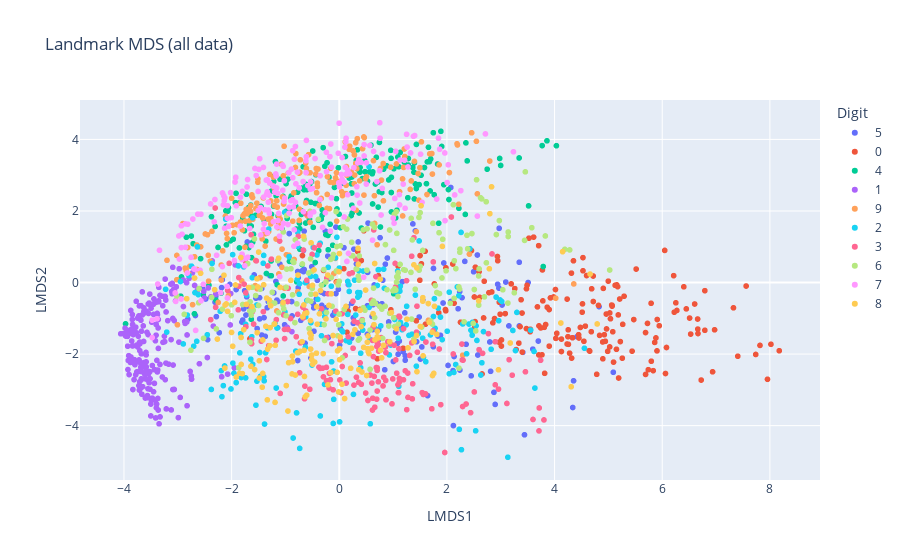
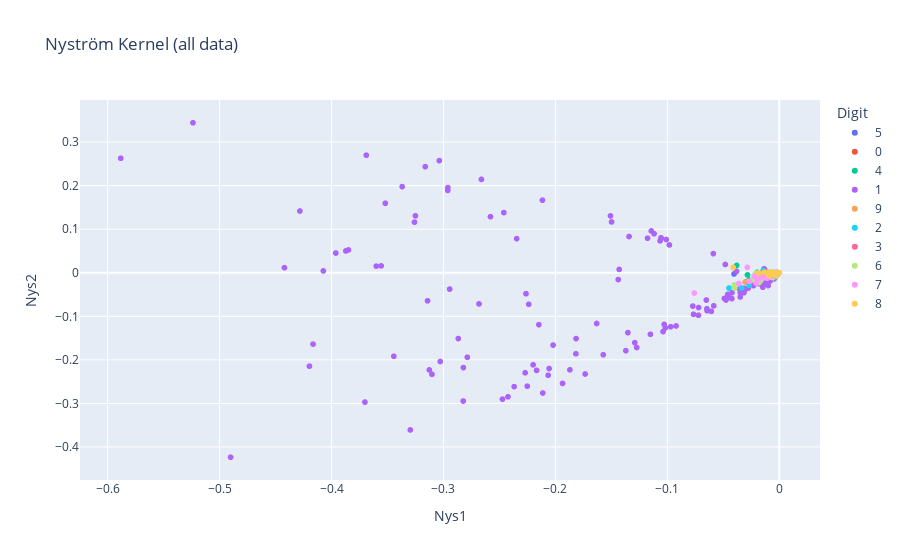
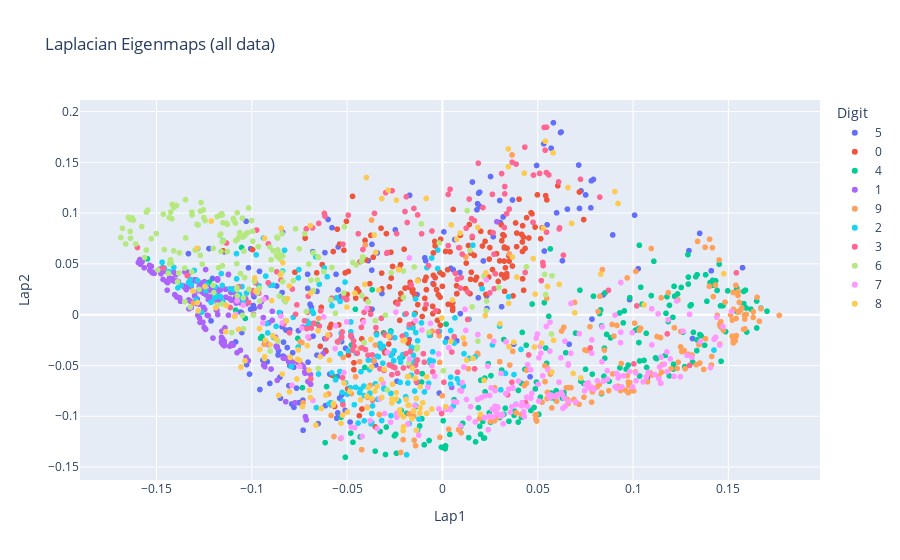

Notebook code cell kept with these figures, in order:
### Code cell
# exec
# random
landmark_idx = np.random.choice(X.shape[0], 100, replace=False)
X_nonlandmarks = np.delete(X, landmark_idx, axis=0)
y_x, y_l = lmds(X, X_nonlandmarks)
fig = px.scatter(x=y_x[:, 0], y=y_x[:, 1], color
                    =labels.astype(str),
                    title="Landmark MDS (all data)",
                    labels={'x': 'LMDS1', 'y': 'LMDS2', 'color': 'Digit'})
fig.show()

# nystrom
y_l, y_x = nystrom_kernel(X[landmark_idx], np.delete(X
, landmark_idx, axis=0), n_components=2, gamma=0.1)
fig = px.scatter(x=y_x[:, 0], y=y_x[:, 1], color
                    =np.delete(labels, landmark_idx, axis=0).astype(str),
                    title="Nyström Kernel (all data)",
                    labels={'x': 'Nys1', 'y': 'Nys2', 'color': 'Digit'})
fig.show()
# laplacian
y_l, y_x = laplacian_eigenmaps(X[landmark_idx], np.delete(X
, landmark_idx, axis=0), n_neighbors=10, n_components=2)
fig = px.scatter(x=y_x[:, 0], y=y_x[:, 1], color
                    =np.delete(labels, landmark_idx, axis=0).astype(str),
                    title="Laplacian Eigenmaps (all data)",
                    labels={'x': 'Lap1', 'y': 'Lap2', 'color': 'Digit'})
fig.show()

### Figure 1 — Plotly figure (JSON) as saved in the notebook; plotly's stock layout.template omitted (floating-point values rounded to 4 significant figures; data arrays with more than 128 entries replaced by an {"elided": "..."} marker saying what was removed)
{"data": [{"hovertemplate": "Digit=5<br>LMDS1=%{x}<br>LMDS2=%{y}<extra></extra>", "legendgroup": "5", "marker": {"color": "#636efa", "symbol": "circle"}, "mode": "markers", "name": "5", "showlegend": true, "type": "scattergl", "x": {"elided": "180 float values"}, "xaxis": "x", "y": {"elided": "180 float values"}, "yaxis": "y"}, {"hovertemplate": "Digit=0<br>LMDS1=%{x}<br>LMDS2=%{y}<extra></extra>", "legendgroup": "0", "marker": {"color": "#EF553B", "symbol": "circle"}, "mode": "markers", "name": "0", "showlegend": true, "type": "scattergl", "x": {"elided": "191 float values"}, "xaxis": "x", "y": {"elided": "191 float values"}, "yaxis": "y"}, {"hovertemplate": "Digit=4<br>LMDS1=%{x}<br>LMDS2=%{y}<extra></extra>", "legendgroup": "4", "marker": {"color": "#00cc96", "symbol": "circle"}, "mode": "markers", "name": "4", "showlegend": true, "type": "scattergl", "x": {"elided": "214 float values"}, "xaxis": "x", "y": {"elided": "214 float values"}, "yaxis": "y"}, {"hovertemplate": "Digit=1<br>LMDS1=%{x}<br>LMDS2=%{y}<extra></extra>", "legendgroup": "1", "marker": {"color": "#ab63fa", "symbol": "circle"}, "mode": "markers", "name": "1", "showlegend": true, "type": "scattergl", "x": {"elided": "220 float values"}, "xaxis": "x", "y": {"elided": "220 float values"}, "yaxis": "y"}, {"hovertemplate": "Digit=9<br>LMDS1=%{x}<br>LMDS2=%{y}<extra></extra>", "legendgroup": "9", "marker": {"color": "#FFA15A", "symbol": "circle"}, "mode": "markers", "name": "9", "showlegend": true, "type": "scattergl", "x": {"elided": "210 float values"}, "xaxis": "x", "y": {"elided": "210 float values"}, "yaxis": "y"}, {"hovertemplate": "Digit=2<br>LMDS1=%{x}<br>LMDS2=%{y}<extra></extra>", "legendgroup": "2", "marker": {"color": "#19d3f3", "symbol": "circle"}, "mode": "markers", "name": "2", "showlegend": true, "type": "scattergl", "x": {"elided": "198 float values"}, "xaxis": "x", "y": {"elided": "198 float values"}, "yaxis": "y"}, {"hovertemplate": "Digit=3<br>LMDS1=%{x}<br>LMDS2=%{y}<extra></extra>", "legendgroup": "3", "marker": {"color": "#FF6692", "symbol": "circle"}, "mode": "markers", "name": "3", "showlegend": true, "type": "scattergl", "x": {"elided": "191 float values"}, "xaxis": "x", "y": {"elided": "191 float values"}, "yaxis": "y"}, {"hovertemplate": "Digit=6<br>LMDS1=%{x}<br>LMDS2=%{y}<extra></extra>", "legendgroup": "6", "marker": {"color": "#B6E880", "symbol": "circle"}, "mode": "markers", "name": "6", "showlegend": true, "type": "scattergl", "x": {"elided": "200 float values"}, "xaxis": "x", "y": {"elided": "200 float values"}, "yaxis": "y"}, {"hovertemplate": "Digit=7<br>LMDS1=%{x}<br>LMDS2=%{y}<extra></extra>", "legendgroup": "7", "marker": {"color": "#FF97FF", "symbol": "circle"}, "mode": "markers", "name": "7", "showlegend": true, "type": "scattergl", "x": {"elided": "224 float values"}, "xaxis": "x", "y": {"elided": "224 float values"}, "yaxis": "y"}, {"hovertemplate": "Digit=8<br>LMDS1=%{x}<br>LMDS2=%{y}<extra></extra>", "legendgroup": "8", "marker": {"color": "#FECB52", "symbol": "circle"}, "mode": "markers", "name": "8", "showlegend": true, "type": "scattergl", "x": {"elided": "172 float values"}, "xaxis": "x", "y": {"elided": "172 float values"}, "yaxis": "y"}], "layout": {"legend": {"title": {"text": "Digit"}, "tracegroupgap": 0}, "title": {"text": "Landmark MDS (all data)"}, "xaxis": {"anchor": "y", "domain": [0, 1], "title": {"text": "LMDS1"}}, "yaxis": {"anchor": "x", "domain": [0, 1], "title": {"text": "LMDS2"}}}}

### Figure 2 — Plotly figure (JSON) as saved in the notebook; plotly's stock layout.template omitted (floating-point values rounded to 4 significant figures; data arrays with more than 128 entries replaced by an {"elided": "..."} marker saying what was removed)
{"data": [{"hovertemplate": "Digit=5<br>Nys1=%{x}<br>Nys2=%{y}<extra></extra>", "legendgroup": "5", "marker": {"color": "#636efa", "symbol": "circle"}, "mode": "markers", "name": "5", "showlegend": true, "type": "scattergl", "x": {"elided": "169 float values"}, "xaxis": "x", "y": {"elided": "169 float values"}, "yaxis": "y"}, {"hovertemplate": "Digit=0<br>Nys1=%{x}<br>Nys2=%{y}<extra></extra>", "legendgroup": "0", "marker": {"color": "#EF553B", "symbol": "circle"}, "mode": "markers", "name": "0", "showlegend": true, "type": "scattergl", "x": {"elided": "181 float values"}, "xaxis": "x", "y": {"elided": "181 float values"}, "yaxis": "y"}, {"hovertemplate": "Digit=4<br>Nys1=%{x}<br>Nys2=%{y}<extra></extra>", "legendgroup": "4", "marker": {"color": "#00cc96", "symbol": "circle"}, "mode": "markers", "name": "4", "showlegend": true, "type": "scattergl", "x": {"elided": "201 float values"}, "xaxis": "x", "y": {"elided": "201 float values"}, "yaxis": "y"}, {"hovertemplate": "Digit=1<br>Nys1=%{x}<br>Nys2=%{y}<extra></extra>", "legendgroup": "1", "marker": {"color": "#ab63fa", "symbol": "circle"}, "mode": "markers", "name": "1", "showlegend": true, "type": "scattergl", "x": {"elided": "211 float values"}, "xaxis": "x", "y": {"elided": "211 float values"}, "yaxis": "y"}, {"hovertemplate": "Digit=9<br>Nys1=%{x}<br>Nys2=%{y}<extra></extra>", "legendgroup": "9", "marker": {"color": "#FFA15A", "symbol": "circle"}, "mode": "markers", "name": "9", "showlegend": true, "type": "scattergl", "x": {"elided": "201 float values"}, "xaxis": "x", "y": {"elided": "201 float values"}, "yaxis": "y"}, {"hovertemplate": "Digit=2<br>Nys1=%{x}<br>Nys2=%{y}<extra></extra>", "legendgroup": "2", "marker": {"color": "#19d3f3", "symbol": "circle"}, "mode": "markers", "name": "2", "showlegend": true, "type": "scattergl", "x": {"elided": "191 float values"}, "xaxis": "x", "y": {"elided": "191 float values"}, "yaxis": "y"}, {"hovertemplate": "Digit=3<br>Nys1=%{x}<br>Nys2=%{y}<extra></extra>", "legendgroup": "3", "marker": {"color": "#FF6692", "symbol": "circle"}, "mode": "markers", "name": "3", "showlegend": true, "type": "scattergl", "x": {"elided": "182 float values"}, "xaxis": "x", "y": {"elided": "182 float values"}, "yaxis": "y"}, {"hovertemplate": "Digit=6<br>Nys1=%{x}<br>Nys2=%{y}<extra></extra>", "legendgroup": "6", "marker": {"color": "#B6E880", "symbol": "circle"}, "mode": "markers", "name": "6", "showlegend": true, "type": "scattergl", "x": {"elided": "186 float values"}, "xaxis": "x", "y": {"elided": "186 float values"}, "yaxis": "y"}, {"hovertemplate": "Digit=7<br>Nys1=%{x}<br>Nys2=%{y}<extra></extra>", "legendgroup": "7", "marker": {"color": "#FF97FF", "symbol": "circle"}, "mode": "markers", "name": "7", "showlegend": true, "type": "scattergl", "x": {"elided": "217 float values"}, "xaxis": "x", "y": {"elided": "217 float values"}, "yaxis": "y"}, {"hovertemplate": "Digit=8<br>Nys1=%{x}<br>Nys2=%{y}<extra></extra>", "legendgroup": "8", "marker": {"color": "#FECB52", "symbol": "circle"}, "mode": "markers", "name": "8", "showlegend": true, "type": "scattergl", "x": {"elided": "161 float values"}, "xaxis": "x", "y": {"elided": "161 float values"}, "yaxis": "y"}], "layout": {"legend": {"title": {"text": "Digit"}, "tracegroupgap": 0}, "title": {"text": "Nyström Kernel (all data)"}, "xaxis": {"anchor": "y", "domain": [0, 1], "title": {"text": "Nys1"}}, "yaxis": {"anchor": "x", "domain": [0, 1], "title": {"text": "Nys2"}}}}

### Figure 3 — Plotly figure (JSON) as saved in the notebook; plotly's stock layout.template omitted (floating-point values rounded to 4 significant figures; data arrays with more than 128 entries replaced by an {"elided": "..."} marker saying what was removed)
{"data": [{"hovertemplate": "Digit=5<br>Lap1=%{x}<br>Lap2=%{y}<extra></extra>", "legendgroup": "5", "marker": {"color": "#636efa", "symbol": "circle"}, "mode": "markers", "name": "5", "showlegend": true, "type": "scattergl", "x": {"elided": "169 float values"}, "xaxis": "x", "y": {"elided": "169 float values"}, "yaxis": "y"}, {"hovertemplate": "Digit=0<br>Lap1=%{x}<br>Lap2=%{y}<extra></extra>", "legendgroup": "0", "marker": {"color": "#EF553B", "symbol": "circle"}, "mode": "markers", "name": "0", "showlegend": true, "type": "scattergl", "x": {"elided": "181 float values"}, "xaxis": "x", "y": {"elided": "181 float values"}, "yaxis": "y"}, {"hovertemplate": "Digit=4<br>Lap1=%{x}<br>Lap2=%{y}<extra></extra>", "legendgroup": "4", "marker": {"color": "#00cc96", "symbol": "circle"}, "mode": "markers", "name": "4", "showlegend": true, "type": "scattergl", "x": {"elided": "201 float values"}, "xaxis": "x", "y": {"elided": "201 float values"}, "yaxis": "y"}, {"hovertemplate": "Digit=1<br>Lap1=%{x}<br>Lap2=%{y}<extra></extra>", "legendgroup": "1", "marker": {"color": "#ab63fa", "symbol": "circle"}, "mode": "markers", "name": "1", "showlegend": true, "type": "scattergl", "x": {"elided": "211 float values"}, "xaxis": "x", "y": {"elided": "211 float values"}, "yaxis": "y"}, {"hovertemplate": "Digit=9<br>Lap1=%{x}<br>Lap2=%{y}<extra></extra>", "legendgroup": "9", "marker": {"color": "#FFA15A", "symbol": "circle"}, "mode": "markers", "name": "9", "showlegend": true, "type": "scattergl", "x": {"elided": "201 float values"}, "xaxis": "x", "y": {"elided": "201 float values"}, "yaxis": "y"}, {"hovertemplate": "Digit=2<br>Lap1=%{x}<br>Lap2=%{y}<extra></extra>", "legendgroup": "2", "marker": {"color": "#19d3f3", "symbol": "circle"}, "mode": "markers", "name": "2", "showlegend": true, "type": "scattergl", "x": {"elided": "191 float values"}, "xaxis": "x", "y": {"elided": "191 float values"}, "yaxis": "y"}, {"hovertemplate": "Digit=3<br>Lap1=%{x}<br>Lap2=%{y}<extra></extra>", "legendgroup": "3", "marker": {"color": "#FF6692", "symbol": "circle"}, "mode": "markers", "name": "3", "showlegend": true, "type": "scattergl", "x": {"elided": "182 float values"}, "xaxis": "x", "y": {"elided": "182 float values"}, "yaxis": "y"}, {"hovertemplate": "Digit=6<br>Lap1=%{x}<br>Lap2=%{y}<extra></extra>", "legendgroup": "6", "marker": {"color": "#B6E880", "symbol": "circle"}, "mode": "markers", "name": "6", "showlegend": true, "type": "scattergl", "x": {"elided": "186 float values"}, "xaxis": "x", "y": {"elided": "186 float values"}, "yaxis": "y"}, {"hovertemplate": "Digit=7<br>Lap1=%{x}<br>Lap2=%{y}<extra></extra>", "legendgroup": "7", "marker": {"color": "#FF97FF", "symbol": "circle"}, "mode": "markers", "name": "7", "showlegend": true, "type": "scattergl", "x": {"elided": "217 float values"}, "xaxis": "x", "y": {"elided": "217 float values"}, "yaxis": "y"}, {"hovertemplate": "Digit=8<br>Lap1=%{x}<br>Lap2=%{y}<extra></extra>", "legendgroup": "8", "marker": {"color": "#FECB52", "symbol": "circle"}, "mode": "markers", "name": "8", "showlegend": true, "type": "scattergl", "x": {"elided": "161 float values"}, "xaxis": "x", "y": {"elided": "161 float values"}, "yaxis": "y"}], "layout": {"legend": {"title": {"text": "Digit"}, "tracegroupgap": 0}, "title": {"text": "Laplacian Eigenmaps (all data)"}, "xaxis": {"anchor": "y", "domain": [0, 1], "title": {"text": "Lap1"}}, "yaxis": {"anchor": "x", "domain": [0, 1], "title": {"text": "Lap2"}}}}
